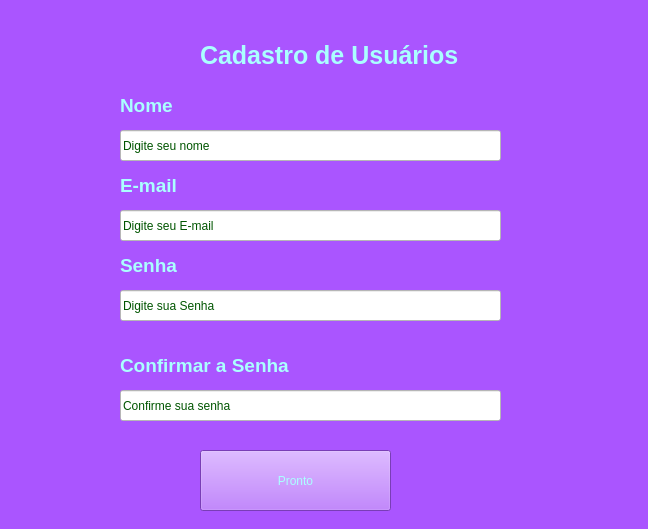
<?xml version="1.0" encoding="UTF-8"?>
<ui version="4.0">
 <class>MainWindow</class>
 <widget class="QMainWindow" name="MainWindow">
  <property name="geometry">
   <rect>
    <x>0</x>
    <y>0</y>
    <width>648</width>
    <height>529</height>
   </rect>
  </property>
  <property name="windowTitle">
   <string>MainWindow</string>
  </property>
  <property name="styleSheet">
   <string notr="true">color: rgb(170, 255, 255);
background-color: rgb(170, 85, 255);</string>
  </property>
  <widget class="QWidget" name="centralwidget">
   <widget class="QLabel" name="label">
    <property name="geometry">
     <rect>
      <x>200</x>
      <y>20</y>
      <width>341</width>
      <height>71</height>
     </rect>
    </property>
    <property name="font">
     <font>
      <pointsize>19</pointsize>
      <bold>true</bold>
     </font>
    </property>
    <property name="text">
     <string>Cadastro de Usuários</string>
    </property>
   </widget>
   <widget class="QLabel" name="label_2">
    <property name="geometry">
     <rect>
      <x>120</x>
      <y>90</y>
      <width>71</width>
      <height>31</height>
     </rect>
    </property>
    <property name="font">
     <font>
      <pointsize>14</pointsize>
      <bold>true</bold>
     </font>
    </property>
    <property name="text">
     <string>Nome</string>
    </property>
   </widget>
   <widget class="QLabel" name="label_3">
    <property name="geometry">
     <rect>
      <x>120</x>
      <y>170</y>
      <width>71</width>
      <height>31</height>
     </rect>
    </property>
    <property name="font">
     <font>
      <pointsize>14</pointsize>
      <bold>true</bold>
     </font>
    </property>
    <property name="text">
     <string>E-mail</string>
    </property>
   </widget>
   <widget class="QLabel" name="label_4">
    <property name="geometry">
     <rect>
      <x>120</x>
      <y>250</y>
      <width>71</width>
      <height>31</height>
     </rect>
    </property>
    <property name="font">
     <font>
      <pointsize>14</pointsize>
      <bold>true</bold>
     </font>
    </property>
    <property name="text">
     <string>Senha</string>
    </property>
   </widget>
   <widget class="QLineEdit" name="lineEdit">
    <property name="geometry">
     <rect>
      <x>120</x>
      <y>130</y>
      <width>381</width>
      <height>31</height>
     </rect>
    </property>
    <property name="styleSheet">
     <string notr="true">background-color: rgb(255, 255, 255);
color: rgb(0, 85, 0);</string>
    </property>
    <property name="text">
     <string>Digite seu nome</string>
    </property>
   </widget>
   <widget class="QLineEdit" name="lineEdit_2">
    <property name="geometry">
     <rect>
      <x>120</x>
      <y>210</y>
      <width>381</width>
      <height>31</height>
     </rect>
    </property>
    <property name="styleSheet">
     <string notr="true">background-color: rgb(255, 255, 255);
color: rgb(0, 85, 0);</string>
    </property>
    <property name="text">
     <string>Digite seu E-mail</string>
    </property>
   </widget>
   <widget class="QLineEdit" name="lineEdit_3">
    <property name="geometry">
     <rect>
      <x>120</x>
      <y>290</y>
      <width>381</width>
      <height>31</height>
     </rect>
    </property>
    <property name="styleSheet">
     <string notr="true">background-color: rgb(255, 255, 255);
color: rgb(0, 85, 0);</string>
    </property>
    <property name="inputMask">
     <string/>
    </property>
    <property name="text">
     <string>Digite sua Senha</string>
    </property>
   </widget>
   <widget class="QLineEdit" name="lineEdit_4">
    <property name="geometry">
     <rect>
      <x>120</x>
      <y>390</y>
      <width>381</width>
      <height>31</height>
     </rect>
    </property>
    <property name="styleSheet">
     <string notr="true">background-color: rgb(255, 255, 255);
color: rgb(0, 85, 0);</string>
    </property>
    <property name="inputMask">
     <string/>
    </property>
    <property name="text">
     <string>Confirme sua senha</string>
    </property>
   </widget>
   <widget class="QLabel" name="label_5">
    <property name="geometry">
     <rect>
      <x>120</x>
      <y>350</y>
      <width>211</width>
      <height>31</height>
     </rect>
    </property>
    <property name="font">
     <font>
      <pointsize>14</pointsize>
      <bold>true</bold>
     </font>
    </property>
    <property name="text">
     <string>Confirmar a Senha</string>
    </property>
   </widget>
   <widget class="QPushButton" name="pushButton">
    <property name="geometry">
     <rect>
      <x>200</x>
      <y>450</y>
      <width>191</width>
      <height>61</height>
     </rect>
    </property>
    <property name="text">
     <string>Pronto</string>
    </property>
   </widget>
  </widget>
 </widget>
 <resources/>
 <connections/>
</ui>
